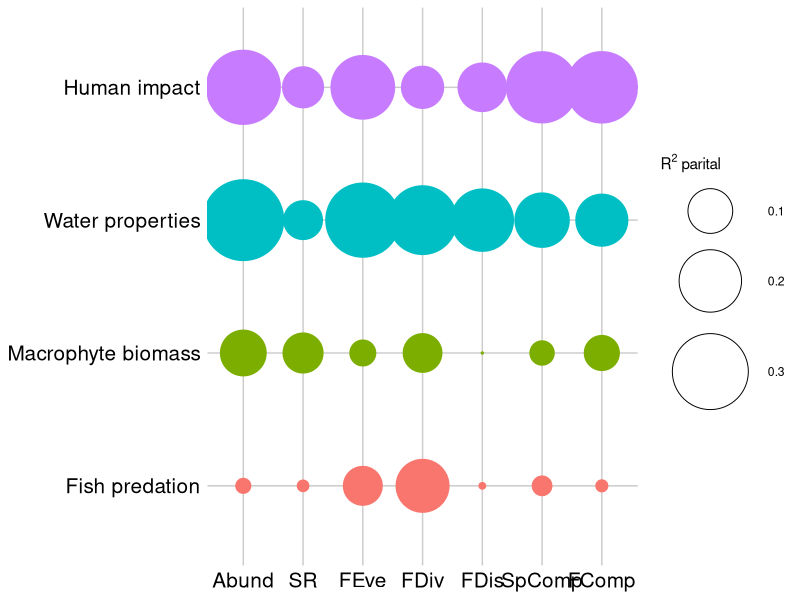

Generate this figure with R:
# Code for producing table and table chart for partial R2 for all predictors and responce variables

# packages----

library(tidyverse)
library(ggplot2)

# Data----

# read data for the R2s for all response variables
Abund_R2 <-read_csv("Results/Abund_R2.csv")%>% dplyr::select(Variables, Rsq) %>% rename(Abund=Rsq)
SR_R2 <-read_csv("Results/SR_R2.csv")%>% dplyr::select(Variables, Rsq) %>% rename(SR=Rsq)
FEve_R2 <-read_csv("Results/FEve_R2.csv")%>% dplyr::select(Variables, Rsq) %>% rename(FEve=Rsq)
FDiv_R2 <-read_csv("Results/FDiv_R2.csv")%>% dplyr::select(Variables, Rsq) %>% rename(FDiv=Rsq)
FDis_R2 <-read_csv("Results/FDis_R2.csv")%>% dplyr::select(Variables, Rsq) %>% rename(FDis=Rsq)
FuncComp_R2 <-read_csv("Results/FuncComp_R2.csv")%>% dplyr::select(Variables, R2) %>% rename(FComp=R2)
SpComp_R2 <-read_csv("Results/SpComp_R2.csv")%>% dplyr::select(Variables, R2) %>% rename(SpComp=R2)



# combine the R2s for all response variables

R2_all <- Abund_R2 %>% 
  full_join(SR_R2, by="Variables") %>% 
  full_join(FEve_R2, by="Variables") %>% 
  full_join(FDiv_R2, by="Variables") %>% 
  full_join(FDis_R2, by="Variables") %>% 
  full_join(FuncComp_R2, by="Variables") %>% 
  full_join(SpComp_R2, by="Variables") %>% 
  mutate(Variables=fct_relevel(Variables, c("Agric_m", "Highway_m", "Gravel", "Waste", 
                                            "Water_PC1", "Water_PC2", "Water_PC3",
                                            "Macrophytes", "Fish"))) %>% 
  arrange(Variables) %>% 
  mutate(Drivers=c("Human impact", "Human impact", "Human impact", "Human impact", 
                   "Water properties", "Water properties", "Water properties",
                   "Macrophyte biomass", "Fish predation"))

R2_all
# save
write.csv(R2_all , file="Results/R2_all.csv", row.names=TRUE)


# Prepare data for bubble chart 
R2 <- R2_all %>%  
  group_by(Drivers) %>% 
  summarise(Abund=sum(Abund, na.rm=T), SR=sum(SR, na.rm=T),
            FEve=sum(FEve, na.rm=T), FDiv=sum(FDiv, na.rm=T),   
            FDis=sum(FDis, na.rm=T),FComp =sum(FComp, na.rm=T), 
            SpComp =sum(SpComp, na.rm=T)) %>% 
  mutate(Drivers = fct_relevel(Drivers, c("Fish predation", "Macrophyte biomass", 
                                        "Water properties", "Human impact"))) %>% 
  arrange(Drivers) %>% 
  pivot_longer(!Drivers, names_to="Diversity", values_to = "R2") %>%
    mutate(Diversity = fct_relevel(Diversity, c("Abund","SR",
                                              "FEve","FDiv","FDis",
                                              "SpComp", "FComp")))
 

# Plot---- 
# Bubble chart 

ggplot(R2, aes(x = Diversity, y = Drivers, size = R2, colour = Drivers, fill = Drivers)) +
  geom_point(pch=21) +
 # scale_x_discrete(position = "top") +
  scale_size_continuous(range = c(0.5, 27)) + 
   # scale_color_manual(values = c("Human impact" = "red", "Water properties" = "blue", "Fish predation" = "#FDBF6F" , "Macrophyte biomass" = "#33A02C"))+ 
   #  scale_color_brewer(palette =  "Paired") +
  labs(x = NULL, y = NULL, size=R^2~parital) + 
  theme(legend.position = "right",
        legend.key = element_rect(colour = NA, fill = NA),
        panel.background = element_blank(),
        panel.grid = element_line(colour = "grey80"),
        axis.ticks = element_blank(),
        axis.text.y=element_text(colour = "black", size=15),
        axis.text.x=element_text(colour = "black", size=15))+  
  guides(color = "none", fill="none") # remove fill in a legend
